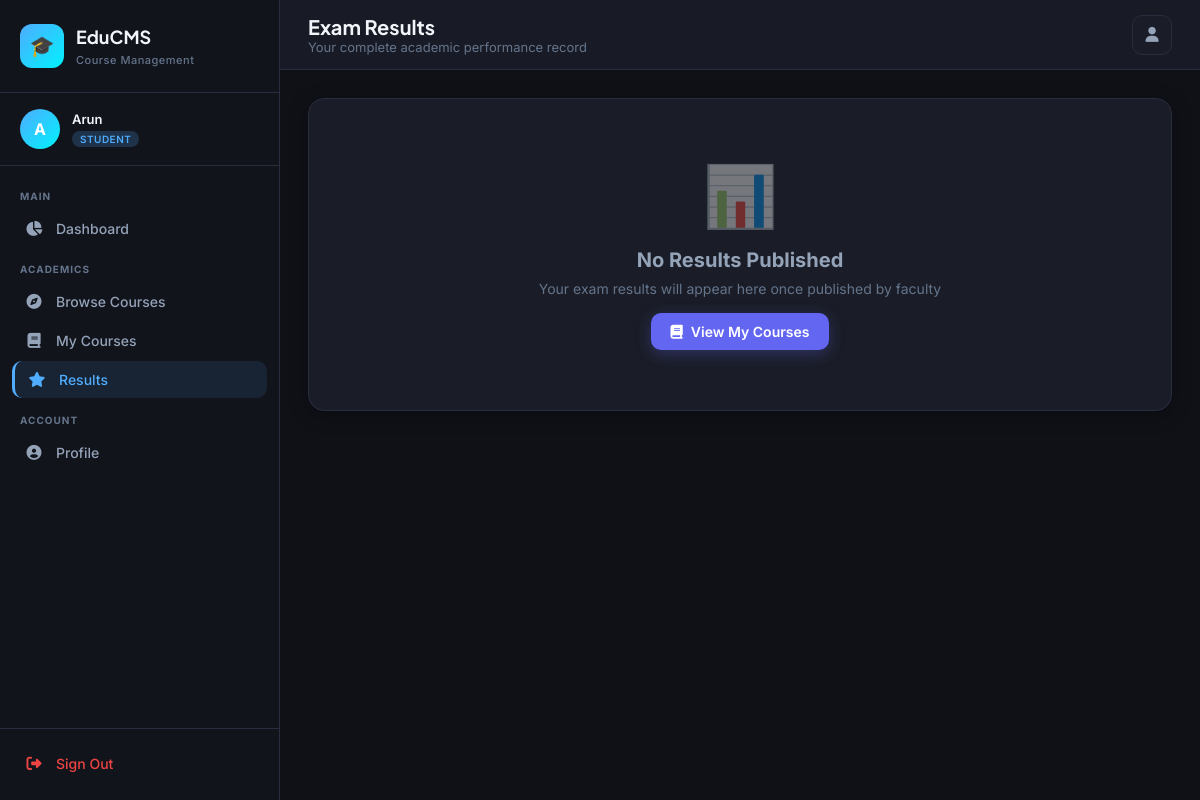
Screenshot of /student/results (signed in) with the database file from the repository.
### app.py (models this page shows)
class User(UserMixin, db.Model):
    __tablename__ = 'users'
    id = db.Column(db.Integer, primary_key=True)
    name = db.Column(db.String(100), nullable=False)
    email = db.Column(db.String(120), unique=True, nullable=False)
    password = db.Column(db.String(200), nullable=False)
    role = db.Column(db.String(20), nullable=False, default='student')  # admin/faculty/student
    phone = db.Column(db.String(20))
    department = db.Column(db.String(100))
    profile_pic = db.Column(db.String(200), default='default.png')
    is_active_account = db.Column(db.Boolean, default=True)
    created_at = db.Column(db.DateTime, default=datetime.utcnow)
    courses_taught = db.relationship('Course', backref='faculty', lazy=True, foreign_keys='Course.faculty_id')
    enrollments = db.relationship('Enrollment', backref='student', lazy=True, foreign_keys='Enrollment.student_id')

### app.py (the view)
@app.route('/student/results')
@login_required
def student_results():
    if current_user.role != 'student': return redirect(url_for('index'))
    results = db.session.query(Result, Exam, Course)\
        .join(Exam, Result.exam_id == Exam.id)\
        .join(Course, Exam.course_id == Course.id)\
        .filter(Result.student_id == current_user.id, Result.published == True)\
        .order_by(Result.created_at.desc()).all()
    return render_template('student/results.html', results=results)

### app.py (called while the page is built)
@login_manager.user_loader
def load_user(user_id):
    return User.query.get(int(user_id))

@app.context_processor
def inject_now():
    return {'now': datetime.utcnow().date()}

### templates/student/results.html (shortened to what this page needs)
{% extends "base.html" %}
{% block page_title %}Exam Results{% endblock %}
{% block page_subtitle %}Your complete academic performance record{% endblock %}
{% block content %}
{% if results %}
<div class="grid-4 mb-24">
    {% set total_pct = namespace(val=0, count=0) %}
    {% for result, exam, course in results %}
        {% set total_pct.val = total_pct.val + (result.marks_obtained / result.total_marks * 100) %}
        {% set total_pct.count = total_pct.count + 1 %}
    {% endfor %}
    <div class="stat-card" style="--card-gradient:linear-gradient(135deg,#4facfe,#00f2fe)">
        <div class="stat-icon" style="background:rgba(79,172,254,0.15);color:#4facfe"><i class="fas fa-file-alt"></i></div>
        <div class="stat-info">
            <div class="stat-value">{{ results|length }}</div>
            <div class="stat-label">Total Exams</div>
        </div>
    </div>
    <div class="stat-card" style="--card-gradient:linear-gradient(135deg,#10b981,#06b6d4)">
        <div class="stat-icon" style="background:rgba(16,185,129,0.15);color:#10b981"><i class="fas fa-percentage"></i></div>
        <div class="stat-info">
            <div class="stat-value">{{ '%.1f'|format(total_pct.val / total_pct.count if total_pct.count else 0) }}%</div>
            <div class="stat-label">Average Score</div>
        </div>
    </div>
    <div class="stat-card">
        <div class="stat-icon" style="background:rgba(245,158,11,0.15);color:#f59e0b"><i class="fas fa-trophy"></i></div>
        <div class="stat-info">
            <div class="stat-value">{{ results | selectattr('0.grade_letter', 'in', ['O','A+','A']) | list | length }}</div>
            <div class="stat-label">High Grades (A+)</div>
        </div>
    </div>
    <div class="stat-card">
        <div class="stat-icon" style="background:rgba(239,68,68,0.15);color:#ef4444"><i class="fas fa-times-circle"></i></div>
        <div class="stat-info">
            <div class="stat-value">{{ results | selectattr('0.grade_letter', 'equalto', 'F') | list | length }}</div>
            <div class="stat-label">Failed Exams</div>
        </div>
    </div>
</div>
<div class="card">
    <div class="card-header">
        <span class="card-title">📊 Detailed Results</span>
        <span class="badge badge-info">{{ results|length }} Records</span>
    </div>
    <div class="table-container">
        <table>
            <thead>
                <tr>
                    <th>#</th>
                    <th>Exam</th>
                    <th>Course</th>
                    <th>Type</th>
                    <th>Marks</th>
                    <th>Percentage</th>
                    <th>Grade</th>
                    <th>Performance</th>
                </tr>
            </thead>
            <tbody>
                {% for result, exam, course in results %}
                {% set pct = (result.marks_obtained / result.total_marks * 100)|round(1) %}
                <tr>
                    <td style="color:#4b5563">{{ loop.index }}</td>
                    <td>
                        <div style="font-weight:600;color:#f1f5f9;font-size:14px">{{ exam.title }}</div>
                        <div style="font-size:11px;color:#64748b">{{ exam.exam_date.strftime('%d %b %Y') if exam.exam_date else 'N/A' }}</div>
                    </td>
                    <td style="font-size:13px;color:#94a3b8">{{ course.name }}</td>
                    <td>
                        <span class="badge badge-{% if exam.exam_type == 'final' %}danger{% elif exam.exam_type == 'midterm' %}warning{% else %}info{% endif %}">
                            {{ exam.exam_type }}
                        </span>
                    </td>
                    <td style="font-weight:700;font-size:14px;color:#f1f5f9">
                        {{ result.marks_obtained }}<span style="color:#4b5563;font-size:12px">/{{ result.total_marks }}</span>
                    </td>
                    <td style="font-weight:600;color:{% if pct >= 80 %}#10b981{% elif pct >= 60 %}#3b82f6{% elif pct >= 40 %}#f59e0b{% else %}#ef4444{% endif %}">
                        {{ pct }}%
                    </td>
                    <td>
                        <div style="width:44px;height:44px;border-radius:12px;
                            background:{% if result.grade_letter in ['O','A+'] %}rgba(16,185,129,0.15){% elif result.grade_letter in ['A','B+'] %}rgba(59,130,246,0.15){% elif result.grade_letter in ['B','C'] %}rgba(245,158,11,0.15){% else %}rgba(239,68,68,0.15){% endif %};
                            display:flex;align-items:center;justify-content:center;font-weight:800;font-size:14px;
                            color:{% if result.grade_letter in ['O','A+'] %}#10b981{% elif result.grade_letter in ['A','B+'] %}#3b82f6{% elif result.grade_letter in ['B','C'] %}#f59e0b{% else %}#ef4444{% endif %}">
                            {{ result.grade_letter }}
                        </div>
                    </td>
                    <td>
                        <div style="display:flex;align-items:center;gap:8px">
                            <div class="progress" style="width:80px">
                                <div class="progress-bar" style="width:{{ pct }}%;background:{% if pct >= 80 %}#10b981{% elif pct >= 60 %}#3b82f6{% elif pct >= 40 %}#f59e0b{% else %}#ef4444{% endif %}"></div>
                            </div>
                        </div>
                    </td>
                </tr>
                {% endfor %}
            </tbody>
        </table>
    </div>
</div>
<div class="card mt-16">
    <div class="card-body" style="display:flex;gap:12px;flex-wrap:wrap">
        <div style="font-size:13px;font-weight:600;color:#94a3b8;margin-right:8px">Grade Scale:</div>
        {% for grade, range, color in [('O', '90-100%', '#10b981'), ('A+', '80-89%', '#10b981'), ('A', '70-79%', '#3b82f6'), ('B+', '60-69%', '#3b82f6'), ('B', '50-59%', '#f59e0b'), ('C', '40-49%', '#f59e0b'), ('F', '<40%', '#ef4444')] %}
        <div style="display:flex;align-items:center;gap:6px;padding:4px 12px;border-radius:20px;background:rgba(255,255,255,0.04);border:1px solid #2a2d3e">
            <span style="font-weight:800;font-size:13px;color:{{ color }}">{{ grade }}</span>
            <span style="font-size:12px;color:#64748b">{{ range }}</span>
        </div>
        {% endfor %}
    </div>
</div>
{% else %}
<div class="card">
    <div class="empty-state">
        <div class="empty-icon">📊</div>
        <div class="empty-title">No Results Published</div>
        <div class="empty-text">Your exam results will appear here once published by faculty</div>
        <a href="/student/my-courses" class="btn btn-primary mt-16"><i class="fas fa-book"></i> View My Courses</a>
    </div>
</div>
{% endif %}
{% endblock %}

### templates/base.html (shortened to what this page needs)
<!DOCTYPE html>
<html lang="en">
<head>
    <link rel="stylesheet" href="https://cdnjs.cloudflare.com/ajax/libs/font-awesome/6.5.0/css/all.min.css">
</head>
<body>
{% if current_user.is_authenticated %}
<aside class="sidebar" id="sidebar">
    <div class="sidebar-brand">
        <div class="brand-icon">🎓</div>
        <div class="brand-text">
            <h1>EduCMS</h1>
            <span>Course Management</span>
        </div>
    </div>
    <div class="sidebar-user">
        <div class="user-avatar" style="background:
            {% if current_user.role == 'admin' %}var(--admin-gradient)
            {% elif current_user.role == 'faculty' %}var(--faculty-gradient)
            {% else %}var(--student-gradient){% endif %}">
            {{ current_user.name[0].upper() }}
        </div>
        <div class="user-info">
            <h4>{{ current_user.name.split(' ')[0] }}</h4>
            <span class="role-badge badge-{{ current_user.role }}">{{ current_user.role }}</span>
        </div>
    </div>
    <nav class="sidebar-nav">
        {% if current_user.role == 'admin' %}
        <div class="nav-section">
            <div class="nav-section-label">Main</div>
            <a href="/admin/dashboard" class="nav-item {% if request.path == '/admin/dashboard' %}active{% endif %}">
                <i class="fas fa-chart-pie"></i> Dashboard
            </a>
        </div>
        <div class="nav-section">
            <div class="nav-section-label">Management</div>
            <a href="/admin/courses" class="nav-item {% if '/admin/courses' in request.path %}active{% endif %}">
                <i class="fas fa-book-open"></i> Courses
            </a>
            <a href="/admin/users" class="nav-item {% if '/admin/users' in request.path %}active{% endif %}">
                <i class="fas fa-users"></i> Users
            </a>
            <a href="/admin/enrollments" class="nav-item {% if '/admin/enrollments' in request.path %}active{% endif %}">
                <i class="fas fa-user-check"></i> Enrollments
            </a>
        </div>
        <div class="nav-section">
            <div class="nav-section-label">Communication</div>
            <a href="/admin/announcements" class="nav-item {% if '/admin/announcements' in request.path %}active{% endif %}">
                <i class="fas fa-bullhorn"></i> Announcements
            </a>
            <a href="/admin/reports" class="nav-item {% if '/admin/reports' in request.path %}active{% endif %}">
                <i class="fas fa-chart-bar"></i> Reports
            </a>
        </div>
        {% elif current_user.role == 'student' %}
        <div class="nav-section">
            <div class="nav-section-label">Main</div>
            <a href="/student/dashboard" class="nav-item {% if request.path == '/student/dashboard' %}active{% endif %}">
                <i class="fas fa-chart-pie"></i> Dashboard
            </a>
        </div>
        <div class="nav-section">
            <div class="nav-section-label">Academics</div>
            <a href="/student/courses" class="nav-item {% if request.path == '/student/courses' %}active{% endif %}">
                <i class="fas fa-compass"></i> Browse Courses
            </a>
            <a href="/student/my-courses" class="nav-item {% if '/student/my-courses' in request.path %}active{% endif %}">
                <i class="fas fa-book"></i> My Courses
            </a>
            <a href="/student/results" class="nav-item {% if '/student/results' in request.path %}active{% endif %}">
                <i class="fas fa-star"></i> Results
            </a>
        </div>
        {% endif %}
        <div class="nav-section">
            <div class="nav-section-label">Account</div>
            <a href="/profile" class="nav-item {% if request.path == '/profile' %}active{% endif %}">
                <i class="fas fa-user-circle"></i> Profile
            </a>
        </div>
    </nav>
    <div class="sidebar-footer">
        <a href="/logout" class="nav-item" style="color: #ef4444;">
            <i class="fas fa-sign-out-alt"></i> Sign Out
        </a>
    </div>
</aside>
<main class="main-content">
    <header class="header">
        <div class="header-left">
            <div>
                <div class="page-title">{% block page_title %}Dashboard{% endblock %}</div>
                <div class="page-subtitle">{% block page_subtitle %}{% endblock %}</div>
            </div>
        </div>
        <div class="header-right">
            <a href="/profile" class="header-btn" title="Profile">
                <i class="fas fa-user"></i>
            </a>
        </div>
    </header>
    <div class="page-content">
        {% block content %}{% endblock %}
    </div>
</main>
{% else %}
{% block auth_content %}{% endblock %}
{% endif %}
</body>
</html>

### rows the page displays
User: name "A", name "Arun", role "STUDENT"
